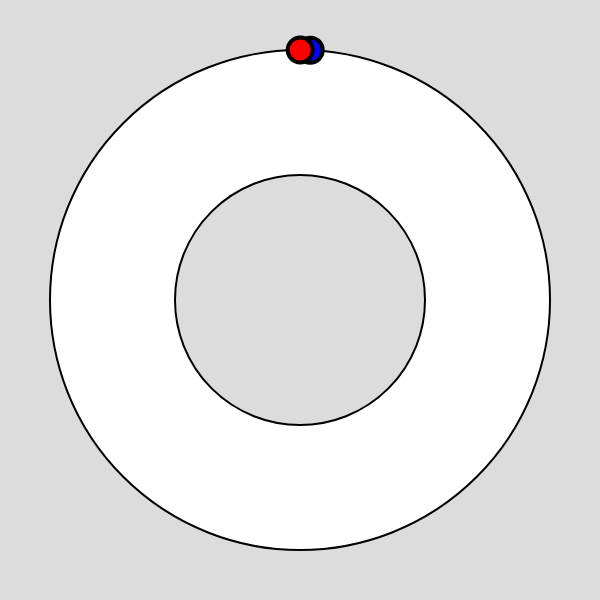
Frame 1 (no input)
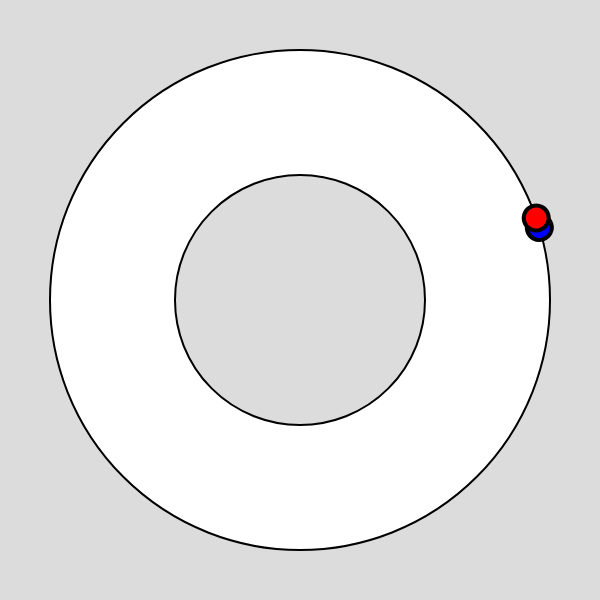
Frame 60 (no input)
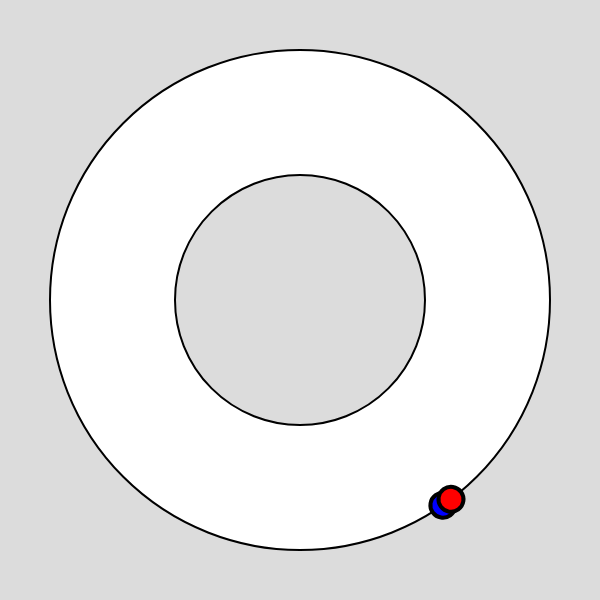
Frame 120 (the mouse pressed at the canvas centre since frame 60)

The p5.js sketch that drew these frames (run headless with seeded random() and noise() and a simulated clock; from frame 60 on, the mouse is pressed at the canvas centre):

// p5.js sketch
// ── sketch.js
let time = 0;

function setup() {
  createCanvas(600, 600);
  movement = 0;
  angleMode(DEGREES);
}

  function draw() {
    background(220);
    translate(300, 300);

    //case 2 animated
    strokeWeight(2);
    fill('white');
    circle(0, 0, 500);

    //strokeWeight(1);
    fill(220);
    circle(0, 0, 250);

    time = time + 0.2;
    stroke(0);
    strokeWeight(5);
    let move = map(time, 0, 60, 0, 360)
    push();
    rotate(move);
    strokeWeight(4);
    fill(0, 0, 255);
    ellipse(5, -250, 25, 25);
    fill(255, 0, 0);
    ellipse(-5, -250, 25, 25);
    pop();
  }
